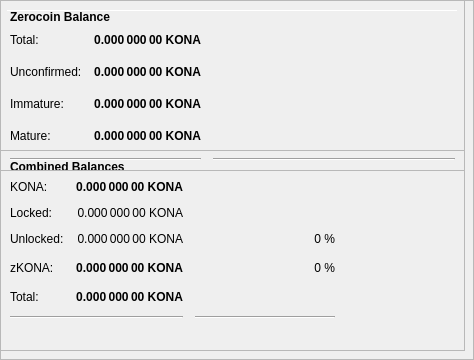
        <widget class="QFrame" name="frameObfuscation">
         <property name="minimumSize">
          <size>
           <width>0</width>
           <height>350</height>
          </size>
         </property>
         <property name="layoutDirection">
          <enum>Qt::LeftToRight</enum>
         </property>
         <property name="frameShape">
          <enum>QFrame::StyledPanel</enum>
         </property>
         <property name="frameShadow">
          <enum>QFrame::Raised</enum>
         </property>
         <widget class="QPushButton" name="runAutoDenom">
          <property name="geometry">
           <rect>
            <x>251</x>
            <y>17</y>
            <width>1</width>
            <height>1</height>
           </rect>
          </property>
          <property name="palette">
           <palette>
            <active>
             <colorrole role="WindowText">
              <brush brushstyle="SolidPattern">
               <color alpha="255">
                <red>0</red>
                <green>0</green>
                <blue>0</blue>
               </color>
              </brush>
             </colorrole>
             <colorrole role="Button">
              <brush brushstyle="SolidPattern">
               <color alpha="255">
                <red>239</red>
                <green>238</green>
                <blue>238</blue>
               </color>
              </brush>
             </colorrole>
             <colorrole role="Light">
              <brush brushstyle="SolidPattern">
               <color alpha="255">
                <red>255</red>
                <green>255</green>
                <blue>255</blue>
               </color>
              </brush>
             </colorrole>
             <colorrole role="Midlight">
              <brush brushstyle="SolidPattern">
               <color alpha="255">
                <red>247</red>
                <green>246</green>
                <blue>246</blue>
               </color>
              </brush>
             </colorrole>
             <colorrole role="Dark">
              <brush brushstyle="SolidPattern">
               <color alpha="255">
                <red>119</red>
                <green>119</green>
                <blue>119</blue>
               </color>
              </brush>
             </colorrole>
             <colorrole role="Mid">
              <brush brushstyle="SolidPattern">
               <color alpha="255">
                <red>159</red>
                <green>159</green>
                <blue>159</blue>
               </color>
              </brush>
             </colorrole>
             <colorrole role="Text">
              <brush brushstyle="SolidPattern">
               <color alpha="255">
                <red>0</red>
                <green>0</green>
                <blue>0</blue>
               </color>
              </brush>
             </colorrole>
             <colorrole role="BrightText">
              <brush brushstyle="SolidPattern">
               <color alpha="255">
                <red>255</red>
                <green>255</green>
                <blue>255</blue>
               </color>
              </brush>
             </colorrole>
             <colorrole role="ButtonText">
              <brush brushstyle="SolidPattern">
               <color alpha="255">
                <red>0</red>
                <green>0</green>
                <blue>0</blue>
               </color>
              </brush>
             </colorrole>
             <colorrole role="Base">
              <brush brushstyle="SolidPattern">
               <color alpha="255">
                <red>255</red>
                <green>255</green>
                <blue>255</blue>
               </color>
              </brush>
             </colorrole>
             <colorrole role="Window">
              <brush brushstyle="SolidPattern">
               <color alpha="255">
                <red>239</red>
                <green>238</green>
                <blue>238</blue>
               </color>
              </brush>
             </colorrole>
             <colorrole role="Shadow">
              <brush brushstyle="SolidPattern">
               <color alpha="255">
                <red>0</red>
                <green>0</green>
                <blue>0</blue>
               </color>
              </brush>
             </colorrole>
             <colorrole role="AlternateBase">
              <brush brushstyle="SolidPattern">
               <color alpha="255">
                <red>247</red>
                <green>246</green>
                <blue>246</blue>
               </color>
              </brush>
             </colorrole>
             <colorrole role="ToolTipBase">
              <brush brushstyle="SolidPattern">
               <color alpha="255">
                <red>255</red>
                <green>255</green>
                <blue>220</blue>
               </color>
              </brush>
             </colorrole>
             <colorrole role="ToolTipText">
              <brush brushstyle="SolidPattern">
               <color alpha="255">
                <red>0</red>
                <green>0</green>
                <blue>0</blue>
               </color>
              </brush>
             </colorrole>
            </active>
            <inactive>
             <colorrole role="WindowText">
              <brush brushstyle="SolidPattern">
               <color alpha="255">
                <red>0</red>
                <green>0</green>
                <blue>0</blue>
               </color>
              </brush>
             </colorrole>
             <colorrole role="Button">
              <brush brushstyle="SolidPattern">
               <color alpha="255">
                <red>239</red>
                <green>238</green>
                <blue>238</blue>
               </color>
              </brush>
             </colorrole>
             <colorrole role="Light">
              <brush brushstyle="SolidPattern">
               <color alpha="255">
                <red>255</red>
                <green>255</green>
                <blue>255</blue>
               </color>
              </brush>
             </colorrole>
             <colorrole role="Midlight">
              <brush brushstyle="SolidPattern">
               <color alpha="255">
                <red>247</red>
                <green>246</green>
                <blue>246</blue>
               </color>
              </brush>
             </colorrole>
             <colorrole role="Dark">
              <brush brushstyle="SolidPattern">
               <color alpha="255">
                <red>119</red>
                <green>119</green>
                <blue>119</blue>
               </color>
              </brush>
             </colorrole>
             <colorrole role="Mid">
              <brush brushstyle="SolidPattern">
               <color alpha="255">
                <red>159</red>
                <green>159</green>
                <blue>159</blue>
               </color>
              </brush>
             </colorrole>
             <colorrole role="Text">
              <brush brushstyle="SolidPattern">
               <color alpha="255">
                <red>0</red>
                <green>0</green>
                <blue>0</blue>
               </color>
              </brush>
             </colorrole>
             <colorrole role="BrightText">
              <brush brushstyle="SolidPattern">
               <color alpha="255">
                <red>255</red>
                <green>255</green>
                <blue>255</blue>
               </color>
              </brush>
             </colorrole>
             <colorrole role="ButtonText">
              <brush brushstyle="SolidPattern">
               <color alpha="255">
                <red>0</red>
                <green>0</green>
                <blue>0</blue>
               </color>
              </brush>
             </colorrole>
             <colorrole role="Base">
              <brush brushstyle="SolidPattern">
               <color alpha="255">
                <red>255</red>
                <green>255</green>
                <blue>255</blue>
               </color>
              </brush>
             </colorrole>
             <colorrole role="Window">
              <brush brushstyle="SolidPattern">
               <color alpha="255">
                <red>239</red>
                <green>238</green>
                <blue>238</blue>
               </color>
              </brush>
             </colorrole>
             <colorrole role="Shadow">
              <brush brushstyle="SolidPattern">
               <color alpha="255">
                <red>0</red>
                <green>0</green>
                <blue>0</blue>
               </color>
              </brush>
             </colorrole>
             <colorrole role="AlternateBase">
              <brush brushstyle="SolidPattern">
               <color alpha="255">
                <red>247</red>
                <green>246</green>
                <blue>246</blue>
               </color>
              </brush>
             </colorrole>
             <colorrole role="ToolTipBase">
              <brush brushstyle="SolidPattern">
               <color alpha="255">
                <red>255</red>
                <green>255</green>
                <blue>220</blue>
               </color>
              </brush>
             </colorrole>
             <colorrole role="ToolTipText">
              <brush brushstyle="SolidPattern">
               <color alpha="255">
                <red>0</red>
                <green>0</green>
                <blue>0</blue>
               </color>
              </brush>
             </colorrole>
            </inactive>
            <disabled>
             <colorrole role="WindowText">
              <brush brushstyle="SolidPattern">
               <color alpha="255">
                <red>119</red>
                <green>119</green>
                <blue>119</blue>
               </color>
              </brush>
             </colorrole>
             <colorrole role="Button">
              <brush brushstyle="SolidPattern">
               <color alpha="255">
                <red>239</red>
                <green>238</green>
                <blue>238</blue>
               </color>
              </brush>
             </colorrole>
             <colorrole role="Light">
              <brush brushstyle="SolidPattern">
               <color alpha="255">
                <red>255</red>
                <green>255</green>
                <blue>255</blue>
               </color>
              </brush>
             </colorrole>
             <colorrole role="Midlight">
              <brush brushstyle="SolidPattern">
               <color alpha="255">
                <red>247</red>
                <green>246</green>
                <blue>246</blue>
               </color>
              </brush>
             </colorrole>
             <colorrole role="Dark">
              <brush brushstyle="SolidPattern">
               <color alpha="255">
                <red>119</red>
                <green>119</green>
                <blue>119</blue>
               </color>
              </brush>
             </colorrole>
             <colorrole role="Mid">
              <brush brushstyle="SolidPattern">
               <color alpha="255">
                <red>159</red>
                <green>159</green>
                <blue>159</blue>
               </color>
              </brush>
             </colorrole>
             <colorrole role="Text">
              <brush brushstyle="SolidPattern">
               <color alpha="255">
                <red>119</red>
                <green>119</green>
                <blue>119</blue>
               </color>
              </brush>
             </colorrole>
             <colorrole role="BrightText">
              <brush brushstyle="SolidPattern">
               <color alpha="255">
                <red>255</red>
                <green>255</green>
                <blue>255</blue>
               </color>
              </brush>
             </colorrole>
             <colorrole role="ButtonText">
              <brush brushstyle="SolidPattern">
               <color alpha="255">
                <red>119</red>
                <green>119</green>
                <blue>119</blue>
               </color>
              </brush>
             </colorrole>
             <colorrole role="Base">
              <brush brushstyle="SolidPattern">
               <color alpha="255">
                <red>239</red>
                <green>238</green>
                <blue>238</blue>
               </color>
              </brush>
             </colorrole>
             <colorrole role="Window">
              <brush brushstyle="SolidPattern">
               <color alpha="255">
                <red>239</red>
                <green>238</green>
                <blue>238</blue>
               </color>
              </brush>
             </colorrole>
             <colorrole role="Shadow">
              <brush brushstyle="SolidPattern">
               <color alpha="255">
                <red>0</red>
                <green>0</green>
                <blue>0</blue>
               </color>
              </brush>
             </colorrole>
             <colorrole role="AlternateBase">
              <brush brushstyle="SolidPattern">
               <color alpha="255">
                <red>239</red>
                <green>238</green>
                <blue>238</blue>
               </color>
              </brush>
             </colorrole>
             <colorrole role="ToolTipBase">
              <brush brushstyle="SolidPattern">
               <color alpha="255">
                <red>255</red>
                <green>255</green>
                <blue>220</blue>
               </color>
              </brush>
             </colorrole>
             <colorrole role="ToolTipText">
              <brush brushstyle="SolidPattern">
               <color alpha="255">
                <red>0</red>
                <green>0</green>
                <blue>0</blue>
               </color>
              </brush>
             </colorrole>
            </disabled>
           </palette>
          </property>
          <property name="focusPolicy">
           <enum>Qt::NoFocus</enum>
          </property>
          <property name="autoFillBackground">
           <bool>true</bool>
          </property>
          <property name="text">
           <string/>
          </property>
          <property name="flat">
           <bool>true</bool>
          </property>
         </widget>
         <widget class="Line" name="line">
          <property name="geometry">
           <rect>
            <x>7</x>
            <y>10</y>
            <width>451</width>
            <height>1</height>
           </rect>
          </property>
          <property name="orientation">
           <enum>Qt::Horizontal</enum>
          </property>
         </widget>
         <widget class="QFrame" name="frame_3">
          <property name="geometry">
           <rect>
            <x>0</x>
            <y>150</y>
            <width>465</width>
            <height>201</height>
           </rect>
          </property>
          <property name="frameShape">
           <enum>QFrame::StyledPanel</enum>
          </property>
          <property name="frameShadow">
           <enum>QFrame::Raised</enum>
          </property>
          <layout class="QVBoxLayout" name="verticalLayout_5">
           <item>
            <layout class="QHBoxLayout" name="horizontalLayout_5" stretch="0">
             <item>
              <widget class="QLabel" name="label_5z">
               <property name="maximumSize">
                <size>
                 <width>16777215</width>
                 <height>20</height>
                </size>
               </property>
               <property name="font">
                <font>
                 <weight>75</weight>
                 <bold>true</bold>
                </font>
               </property>
               <property name="toolTip">
                <string>Combined Balances (including unconfirmed and immature coins)</string>
               </property>
               <property name="text">
                <string>&lt;html&gt;&lt;head/&gt;&lt;body&gt;&lt;p&gt;Combined Balances&lt;/p&gt;&lt;/body&gt;&lt;/html&gt;</string>
               </property>
              </widget>
             </item>
            </layout>
           </item>
           <item>
            <layout class="QGridLayout" name="gridLayout_3">
             <property name="spacing">
              <number>12</number>
             </property>
             <item row="7" column="0" colspan="2">
              <widget class="Line" name="lineSpendableBalance_3">
               <property name="orientation">
                <enum>Qt::Horizontal</enum>
               </property>
              </widget>
             </item>
             <item row="7" column="2">
              <widget class="Line" name="lineWatchBalance_3">
               <property name="sizePolicy">
                <sizepolicy hsizetype="Preferred" vsizetype="Fixed">
                 <horstretch>0</horstretch>
                 <verstretch>0</verstretch>
                </sizepolicy>
               </property>
               <property name="minimumSize">
                <size>
                 <width>140</width>
                 <height>0</height>
                </size>
               </property>
               <property name="orientation">
                <enum>Qt::Horizontal</enum>
               </property>
              </widget>
             </item>
             <item row="4" column="1">
              <widget class="QLabel" name="labelzBalancez">
               <property name="font">
                <font>
                 <weight>75</weight>
                 <bold>true</bold>
                </font>
               </property>
               <property name="cursor">
                <cursorShape>IBeamCursor</cursorShape>
               </property>
               <property name="toolTip">
                <string>Total of transactions that have yet to be confirmed, and do not yet count toward the spendable balance</string>
               </property>
               <property name="text">
                <string notr="true">0.000 000 00 KONA</string>
               </property>
               <property name="alignment">
                <set>Qt::AlignRight|Qt::AlignTrailing|Qt::AlignVCenter</set>
               </property>
               <property name="textInteractionFlags">
                <set>Qt::LinksAccessibleByMouse|Qt::TextSelectableByKeyboard|Qt::TextSelectableByMouse</set>
               </property>
              </widget>
             </item>
             <item row="6" column="1">
              <widget class="QLabel" name="labelTotalz">
               <property name="font">
                <font>
                 <weight>75</weight>
                 <bold>true</bold>
                </font>
               </property>
               <property name="cursor">
                <cursorShape>IBeamCursor</cursorShape>
               </property>
               <property name="toolTip">
                <string>Total Balance, including unconfirmed and immature coins.</string>
               </property>
               <property name="text">
                <string notr="true">0.000 000 00 KONA</string>
               </property>
               <property name="alignment">
                <set>Qt::AlignRight|Qt::AlignTrailing|Qt::AlignVCenter</set>
               </property>
               <property name="textInteractionFlags">
                <set>Qt::LinksAccessibleByMouse|Qt::TextSelectableByKeyboard|Qt::TextSelectableByMouse</set>
               </property>
              </widget>
             </item>
             <item row="4" column="3">
              <spacer name="horizontalSpacer_6">
               <property name="orientation">
                <enum>Qt::Horizontal</enum>
               </property>
               <property name="sizeHint" stdset="0">
                <size>
                 <width>40</width>
                 <height>20</height>
                </size>
               </property>
              </spacer>
             </item>
             <item row="6" column="0">
              <widget class="QLabel" name="labelTotalTextz">
               <property name="text">
                <string>Total:</string>
               </property>
              </widget>
             </item>
             <item row="1" column="0">
              <widget class="QLabel" name="labelBalanceTextz">
               <property name="text">
                <string>KONA:</string>
               </property>
              </widget>
             </item>
             <item row="1" column="1">
              <widget class="QLabel" name="labelBalancez">
               <property name="font">
                <font>
                 <weight>75</weight>
                 <bold>true</bold>
                </font>
               </property>
               <property name="cursor">
                <cursorShape>IBeamCursor</cursorShape>
               </property>
               <property name="toolTip">
                <string>Your current spendable balance</string>
               </property>
               <property name="text">
                <string notr="true">0.000 000 00 KONA</string>
               </property>
               <property name="alignment">
                <set>Qt::AlignRight|Qt::AlignTrailing|Qt::AlignVCenter</set>
               </property>
               <property name="textInteractionFlags">
                <set>Qt::LinksAccessibleByMouse|Qt::TextSelectableByKeyboard|Qt::TextSelectableByMouse</set>
               </property>
              </widget>
             </item>
             <item row="4" column="0">
              <widget class="QLabel" name="labelzBalanceTextz">
               <property name="toolTip">
                <string/>
               </property>
               <property name="text">
                <string>zKONA:</string>
               </property>
              </widget>
             </item>
             <item row="4" column="2">
              <widget class="QLabel" name="labelzKONAPercent">
               <property name="toolTip">
                <string>Current percentage of zKONA.
If AutoMint is enabled this percentage will settle around the configured AutoMint percentage (default = 10%)</string>
               </property>
               <property name="text">
                <string>0 %</string>
               </property>
               <property name="alignment">
                <set>Qt::AlignRight|Qt::AlignTrailing|Qt::AlignVCenter</set>
               </property>
              </widget>
             </item>
             <item row="6" column="2">
              <widget class="QLabel" name="label100Percent">
               <property name="text">
                <string/>
               </property>
               <property name="alignment">
                <set>Qt::AlignRight|Qt::AlignTrailing|Qt::AlignVCenter</set>
               </property>
              </widget>
             </item>
             <item row="2" column="1">
              <widget class="QLabel" name="labelLockedBalance">
               <property name="toolTip">
                <string>Locked KONA or Masternode collaterals. These are excluded from zKONA minting.</string>
               </property>
               <property name="text">
                <string>0.000 000 00 KONA</string>
               </property>
               <property name="alignment">
                <set>Qt::AlignRight|Qt::AlignTrailing|Qt::AlignVCenter</set>
               </property>
              </widget>
             </item>
             <item row="2" column="0">
              <widget class="QLabel" name="labelLockedBalanceText">
               <property name="toolTip">
                <string>Locked KONA or Masternode collaterals. These are excluded from zKONA minting.</string>
               </property>
               <property name="text">
                <string>Locked:</string>
               </property>
              </widget>
             </item>
             <item row="3" column="0">
              <widget class="QLabel" name="labelUnLockedBalanceText">
               <property name="toolTip">
                <string>Unlocked KONAs. These can be used for zKONA minting.</string>
               </property>
               <property name="text">
                <string>Unlocked:</string>
               </property>
              </widget>
             </item>
             <item row="3" column="1">
              <widget class="QLabel" name="labelUnLockedBalance">
               <property name="toolTip">
                <string>Unlocked KONAs. These can be used for zKONA minting.</string>
               </property>
               <property name="text">
                <string>0.000 000 00 KONA</string>
               </property>
               <property name="alignment">
                <set>Qt::AlignRight|Qt::AlignTrailing|Qt::AlignVCenter</set>
               </property>
              </widget>
             </item>
             <item row="3" column="2">
              <widget class="QLabel" name="labelKONAPercent">
               <property name="text">
                <string>0 %</string>
               </property>
               <property name="alignment">
                <set>Qt::AlignRight|Qt::AlignTrailing|Qt::AlignVCenter</set>
               </property>
              </widget>
             </item>
            </layout>
           </item>
           <item>
            <spacer name="verticalSpacer">
             <property name="orientation">
              <enum>Qt::Vertical</enum>
             </property>
             <property name="sizeHint" stdset="0">
              <size>
               <width>20</width>
               <height>40</height>
              </size>
             </property>
            </spacer>
           </item>
          </layout>
         </widget>
         <widget class="QFrame" name="frame_4">
          <property name="geometry">
           <rect>
            <x>0</x>
            <y>0</y>
            <width>465</width>
            <height>171</height>
           </rect>
          </property>
          <property name="frameShape">
           <enum>QFrame::StyledPanel</enum>
          </property>
          <property name="frameShadow">
           <enum>QFrame::Raised</enum>
          </property>
          <layout class="QVBoxLayout" name="verticalLayout_7">
           <item>
            <layout class="QHBoxLayout" name="horizontalLayout_8" stretch="0">
             <item>
              <widget class="QLabel" name="label_5z_3">
               <property name="maximumSize">
                <size>
                 <width>16777215</width>
                 <height>20</height>
                </size>
               </property>
               <property name="font">
                <font>
                 <weight>75</weight>
                 <bold>true</bold>
                </font>
               </property>
               <property name="text">
                <string>Zerocoin Balance</string>
               </property>
              </widget>
             </item>
            </layout>
           </item>
           <item>
            <layout class="QGridLayout" name="gridLayout_5">
             <property name="spacing">
              <number>12</number>
             </property>
             <item row="4" column="0">
              <widget class="QLabel" name="labelzBalanceMatureText">
               <property name="toolTip">
                <string>Mature: more than 20 confirmation and more than 3 mints of the same denomination after it was minted.
These zKONA are spendable.</string>
               </property>
               <property name="text">
                <string>Mature:</string>
               </property>
              </widget>
             </item>
             <item row="5" column="0" colspan="2">
              <widget class="Line" name="lineSpendableBalance_5">
               <property name="orientation">
                <enum>Qt::Horizontal</enum>
               </property>
              </widget>
             </item>
             <item row="1" column="1">
              <widget class="QLabel" name="labelzBalance">
               <property name="font">
                <font>
                 <weight>75</weight>
                 <bold>true</bold>
                </font>
               </property>
               <property name="cursor">
                <cursorShape>IBeamCursor</cursorShape>
               </property>
               <property name="toolTip">
                <string>All available zKONA, unconfirmed and immature zKONA included.</string>
               </property>
               <property name="text">
                <string notr="true">0.000 000 00 KONA</string>
               </property>
               <property name="alignment">
                <set>Qt::AlignRight|Qt::AlignTrailing|Qt::AlignVCenter</set>
               </property>
               <property name="textInteractionFlags">
                <set>Qt::LinksAccessibleByMouse|Qt::TextSelectableByKeyboard|Qt::TextSelectableByMouse</set>
               </property>
              </widget>
             </item>
             <item row="5" column="2">
              <widget class="Line" name="lineWatchBalance_5">
               <property name="sizePolicy">
                <sizepolicy hsizetype="Preferred" vsizetype="Fixed">
                 <horstretch>0</horstretch>
                 <verstretch>0</verstretch>
                </sizepolicy>
               </property>
               <property name="minimumSize">
                <size>
                 <width>140</width>
                 <height>0</height>
                </size>
               </property>
               <property name="orientation">
                <enum>Qt::Horizontal</enum>
               </property>
              </widget>
             </item>
             <item row="1" column="0">
              <widget class="QLabel" name="labelzBalanceText">
               <property name="toolTip">
                <string>All available zKONA, unconfirmed and immature zKONA included.</string>
               </property>
               <property name="text">
                <string>Total:</string>
               </property>
              </widget>
             </item>
             <item row="1" column="2">
              <spacer name="horizontalSpacer_8">
               <property name="orientation">
                <enum>Qt::Horizontal</enum>
               </property>
               <property name="sizeHint" stdset="0">
                <size>
                 <width>40</width>
                 <height>20</height>
                </size>
               </property>
              </spacer>
             </item>
             <item row="4" column="2">
              <spacer name="horizontalSpacer_4">
               <property name="orientation">
                <enum>Qt::Horizontal</enum>
               </property>
               <property name="sizeHint" stdset="0">
                <size>
                 <width>40</width>
                 <height>20</height>
                </size>
               </property>
              </spacer>
             </item>
             <item row="4" column="1">
              <widget class="QLabel" name="labelzBalanceMature">
               <property name="font">
                <font>
                 <weight>75</weight>
                 <bold>true</bold>
                </font>
               </property>
               <property name="toolTip">
                <string>Mature: more than 20 confirmation and more than 3 mints of the same denomination after it was minted.
These zKONA are spendable.</string>
               </property>
               <property name="text">
                <string>0.000 000 00 KONA</string>
               </property>
               <property name="alignment">
                <set>Qt::AlignRight|Qt::AlignTrailing|Qt::AlignVCenter</set>
               </property>
              </widget>
             </item>
             <item row="2" column="0">
              <widget class="QLabel" name="labelzBalanceUnconfirmedText">
               <property name="toolTip">
                <string>Unconfirmed: less than 20 confirmations
Immature: confirmed, but less than 3 mints of the same denomination after it was minted</string>
               </property>
               <property name="text">
                <string>Unconfirmed:</string>
               </property>
              </widget>
             </item>
             <item row="2" column="1">
              <widget class="QLabel" name="labelzBalanceUnconfirmed">
               <property name="font">
                <font>
                 <weight>75</weight>
                 <bold>true</bold>
                </font>
               </property>
               <property name="toolTip">
                <string>Unconfirmed: less than 20 confirmations
Immature: confirmed, but less than 3 mints of the same denomination after it was minted</string>
               </property>
               <property name="text">
                <string>0.000 000 00 KONA</string>
               </property>
               <property name="alignment">
                <set>Qt::AlignRight|Qt::AlignTrailing|Qt::AlignVCenter</set>
               </property>
              </widget>
             </item>
             <item row="2" column="2">
              <spacer name="horizontalSpacer_5">
               <property name="orientation">
                <enum>Qt::Horizontal</enum>
               </property>
               <property name="sizeHint" stdset="0">
                <size>
                 <width>40</width>
                 <height>20</height>
                </size>
               </property>
              </spacer>
             </item>
             <item row="3" column="0">
              <widget class="QLabel" name="labelzBalanceImmatureText">
               <property name="toolTip">
                <string>Unconfirmed: less than 20 confirmations
Immature: confirmed, but less than 3 mints of the same denomination after it was minted</string>
               </property>
               <property name="text">
                <string>Immature:</string>
               </property>
              </widget>
             </item>
             <item row="3" column="1">
              <widget class="QLabel" name="labelzBalanceImmature">
               <property name="font">
                <font>
                 <weight>75</weight>
                 <bold>true</bold>
                </font>
               </property>
               <property name="toolTip">
                <string>Unconfirmed: less than 20 confirmations
Immature: confirmed, but less than 3 mints of the same denomination after it was minted</string>
               </property>
               <property name="text">
                <string>0.000 000 00 KONA</string>
               </property>
               <property name="alignment">
                <set>Qt::AlignRight|Qt::AlignTrailing|Qt::AlignVCenter</set>
               </property>
              </widget>
             </item>
             <item row="3" column="2">
              <spacer name="horizontalSpacer_7">
               <property name="orientation">
                <enum>Qt::Horizontal</enum>
               </property>
               <property name="sizeHint" stdset="0">
                <size>
                 <width>40</width>
                 <height>20</height>
                </size>
               </property>
              </spacer>
             </item>
            </layout>
           </item>
          </layout>
         </widget>
        </widget>
